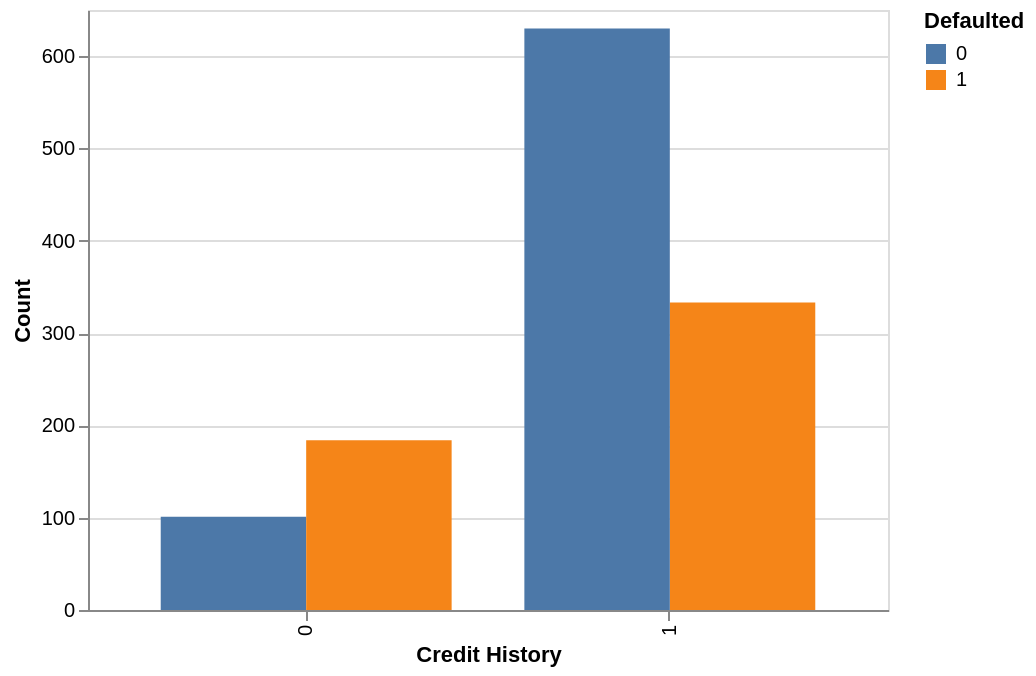

This figure's notebook cell:
### Code cell
chart = alt.Chart(df).mark_bar().encode(
    x = alt.X("credit_history:N").title("Credit History"),
    y = alt.Y("count()").title("Count"),
    color = alt.Color("defaulted:N").title("Defaulted"),
    xOffset = alt.XOffset("defaulted:N"),
    tooltip = ["credit_history:N", "defaulted:N", "count()"]
).properties(
    width = 400
)

chart

### Figure 1 — Vega-Lite specification as saved in the notebook (floating-point values rounded to 4 significant figures; data arrays with more than 128 entries replaced by an {"elided": "..."} marker saying what was removed)
{"config": {"view": {"continuousWidth": 300, "continuousHeight": 300}}, "data": {"name": "data-cdeac4f966db7c3332414881ea27d504"}, "mark": {"type": "bar"}, "encoding": {"color": {"field": "defaulted", "title": "Defaulted", "type": "nominal"}, "tooltip": [{"field": "credit_history", "type": "nominal"}, {"field": "defaulted", "type": "nominal"}, {"aggregate": "count", "type": "quantitative"}], "x": {"field": "credit_history", "title": "Credit History", "type": "nominal"}, "xOffset": {"field": "defaulted", "type": "nominal"}, "y": {"aggregate": "count", "title": "Count", "type": "quantitative"}}, "width": 400, "$schema": "https://vega.github.io/schema/vega-lite/v6.1.0.json", "datasets": {"data-cdeac4f966db7c3332414881ea27d504": {"elided": "1248 records"}}}
